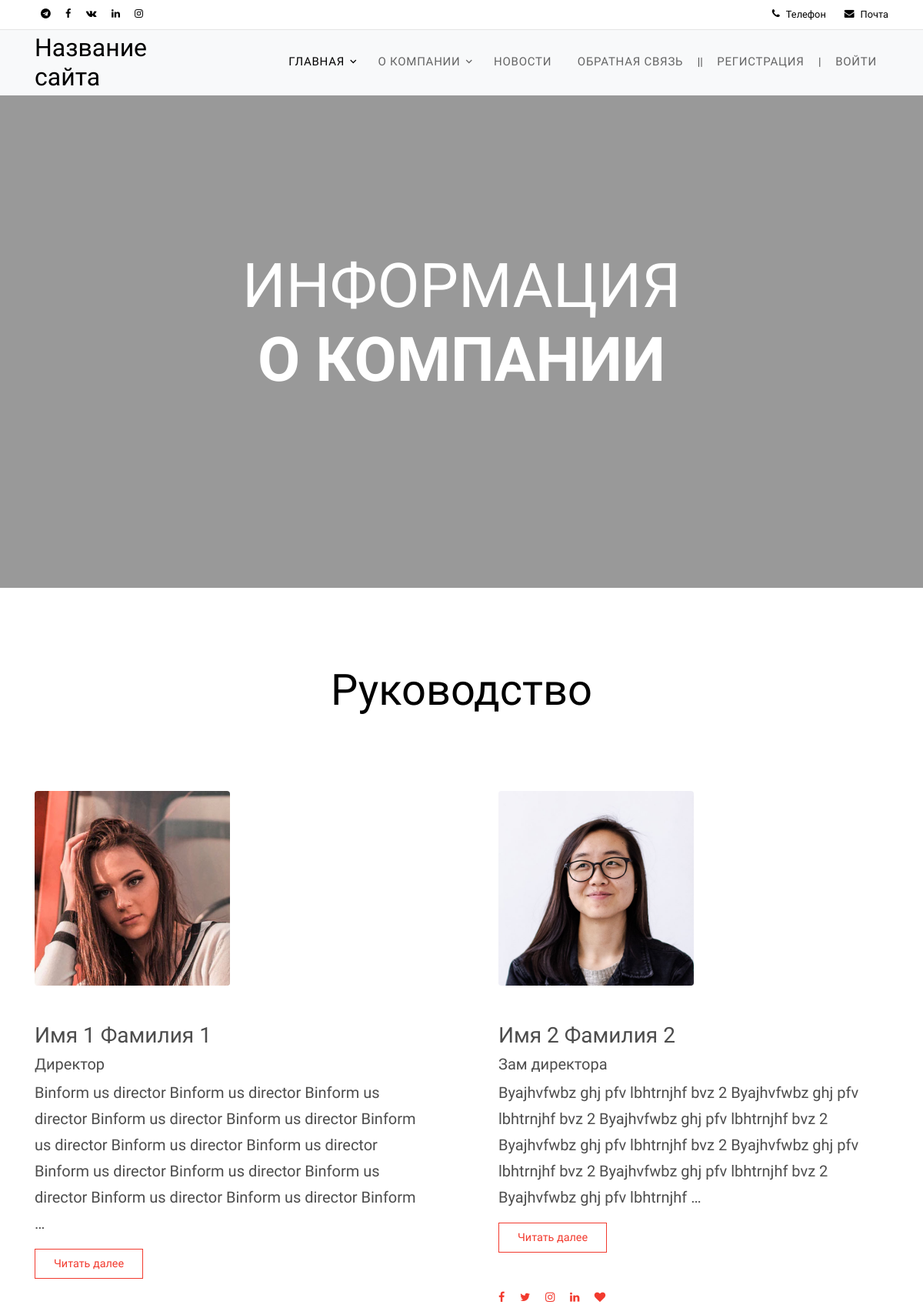
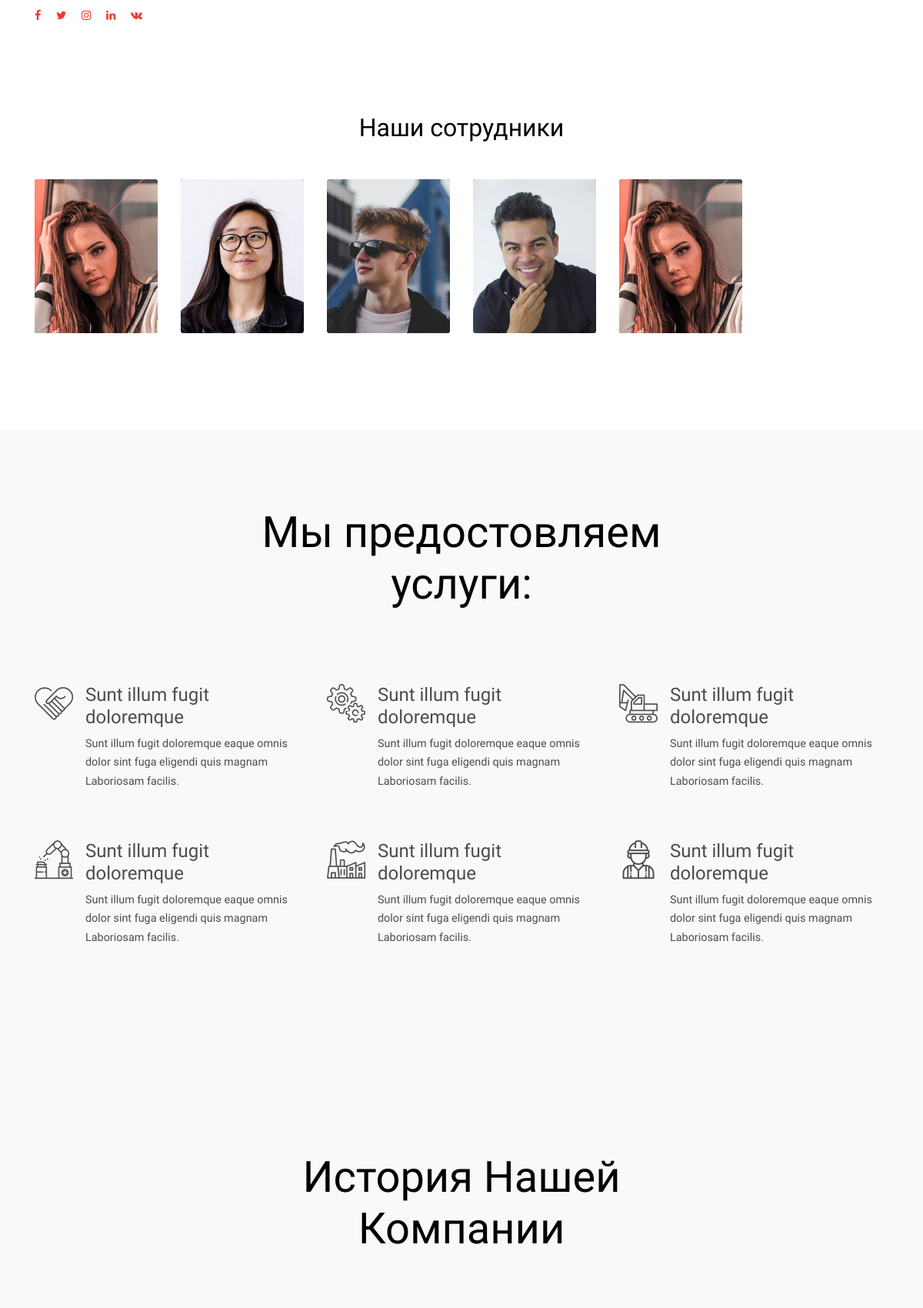
The page /about/ (upper part) on the database its author committed (2 pictures, top to bottom).
### about/models.py (models this page shows, shortened)
class Portfolio(models.Model):
    post = models.ForeignKey('Category_Portfolio', verbose_name='Должность', on_delete=models.PROTECT)
    avatar = models.ImageField('Аватарка', upload_to='static/images/portfolio/%Y/%m/%d/')
    lname = models.CharField('Имя', max_length=20, default='')
    fname = models.CharField('Фамилия', max_length=50, default='')
    tel = PhoneNumberField(verbose_name='Телефон')
    email = models.EmailField('Почта', default='')
    message = models.TextField('Информация')
    is_jobs = models.BooleanField(verbose_name='Работает', default=True)
    slug = models.SlugField(verbose_name='URL', unique=True, db_index=True, max_length=220)
    class Meta:
        verbose_name = 'Портфолио'
        verbose_name_plural = 'Потфолио'
    def get_absolute_url(self):
        return reverse('show_portfolio', kwargs={'portfolio_slug': self.slug})

class Category_Portfolio(models.Model):
    name = models.CharField('Наименование должности', max_length=100)
    text = models.TextField('Функциональные обязанности', )
    slug = models.SlugField(verbose_name='URL', unique=True, db_index=True)
    class Meta:
        verbose_name = 'Должность'
        verbose_name_plural = 'Должности'
    def __str__(self):
        return self.name

### about/views.py (the view)
# urls.py: path('', about, name='about'),
def about(request):
    portfolio = Portfolio.objects.all()
    data = {
        'portfolio': portfolio,
        'block_1_title': 'Мы предостовляем',     #block_1 uslugi
        'block_1_subtitle': 'услуги:',
        'block_1_message': '',     #/block_1 uslugi
        'block_2_title': 'История Нашей',     #block_2 history
        'block_2_subtitle': 'Компании',
        'block_2_history_title':'История началась в 2001 году',
        'block_2_history_message': ' с того что один целеустремленный человек впервые взял в руки кусок меттала и приступил к его обработке ',     #/block_2 history
        'ids_news': '2',     # id for displaying the news on the main page
        'name_site': 'Название сайта',
        'email_header': 'Почта',
        'phoneheader': 'Телефон',
        'fb_url': 'Ссылка на facebook',
        'tw_url': 'Ссылка на twitter',
        'ld_url': 'Ссылка на linkedin',
        'inst_url': 'Ссылка на instagram',
        'title_main': 'Информация',  # title in string main
        'subtitle_main': 'о компании',  # subtitle us string main
        'image_header': '/static/images/hero_bg_2.jpg',  # image us main
        'text_button_1': 'Download',
        'link_button_1': '#',
        'text_button_2': 'GetInTouch',
        'link_button_2': '#',
        'leadership': 'Руководство',
        'footer_copyright': 'Copyright © 2021 All Rights Reserved',  # footer
        'blok_adress_title': 'Беларусь, Брестская область',
        'block_adres_subtitle': 'Кобринский р-н, д. Пески-2',
        'block_adres_subtitle_1': ' ул.Луговая 26',
        'block_adres_subtitle_2': 'Tel. + 375(29) 112-76-32',
        'block_adres_subtitle_3': 'tests@tests.com',
        'block_adres_subtitle_4': 'УНП: 291052118',
        'blok_0_adress_title': '',
        'block_0_adres_subtitle': '',
        'block_0_adres_subtitle_1': '',
        'block_0_adres_subtitle_2': '',
        'block_0_adres_subtitle_3': '',
        'block_0_adres_subtitle_4': '',  # /footer
        'leadership_1': int(1),  # leadership_1
        'leadership_2': int(2),  #leadership_2
        'More_Peopple': 'Наши сотрудники',
        'contact_us_text': 'Связяаться с нами!',
        'contact_us_urls': '/contact',
    }
    return render(request, 'about/about.html', data)

### about/templates/about/about.html (shortened to what this page needs)
{% extends 'main/base.html' %}
{% block content %}
    <div class="site-blocks-cover inner-page overlay" style="background-image: url({{ image_header }});" data-aos="fade" data-stellar-background-ratio="0.5">
      <div class="container">
        <div class="row align-items-center justify-content-center">
          <div class="col-md-7 text-center">
            <h1 class="mb-5">{{ title_main }} <strong>{{ subtitle_main }}</strong></h1>
          </div>
        </div>
      </div>
    </div>
    <div class="site-section section-about">
      <div class="container">
        <div class="row mb-5 justify-content-center">
          <div class="col-md-6 text-center">
            <h2 class="display-4 text-black mb-5">{{ leadership }}</h2>
          </div>
        </div>
        <div class="row">
          {% for i in portfolio %}
          {% if i.id == leadership_1 %}
          <div class="col-md-6 pr-md-5 text-left mb-5">
            <div>
              <img src="/{{ i.avatar }}" alt="Image" class="w-50 mb-5 rounded">
              <h3>{{ i.lname }} {{ i.fname }}</h3>
              <h5>{{ i.post }}</h5>
              <p class="lead">{{ i.message|truncatewords:40 }}</p>
              <p><a href="{{ i.get_absolute_url }}" class="btn btn-outline-primary btn-sm rounded-0 p-2 px-4">Читать далее</a></p>
              <p class="mt-5">
                <a href="#" class="py-4 pl-0 pr-2"><span class="icon-facebook"></span></a>
                <a href="#" class="py-4 pl-2 pr-2"><span class="icon-twitter"></span></a>
                <a href="#" class="py-4 pl-2 pr-2"><span class="icon-instagram"></span></a>
                <a href="#" class="py-4 pl-2 pr-2"><span class="icon-linkedin"></span></a>
                <a href="#" class="py-4 pl-2 pr-2"><span class="icon-vk"></span></a>
              </p>
            </div>
          </div>
          {% endif %}
          {% endfor %}
          {% for i in portfolio %}
          {% if i.id == leadership_2 %}
          <div class="col-md-6 pl-md-5 text-left">
            <div>
              <img src="/{{ i.avatar }}" alt="Image" class="w-50 mb-5 rounded">
              <h3>{{ i.lname }} {{ i.fname }}</h3>
              <h5>{{ i.post }}</h5>
              <p class="lead">{{ i.message|truncatewords:40  }}</p>
              <p><a href="{{ i.get_absolute_url }}" class="btn btn-outline-primary btn-sm rounded-0 p-2 px-4">Читать далее</a></p>
              <p class="mt-5">
                <a href="#" class="py-4 pl-0 pr-2"><span class="icon-facebook"></span></a>
                <a href="#" class="py-4 pl-2 pr-2"><span class="icon-twitter"></span></a>
                <a href="#" class="py-4 pl-2 pr-2"><span class="icon-instagram"></span></a>
                <a href="#" class="py-4 pl-2 pr-2"><span class="icon-linkedin"></span></a>
                <a href="#" class="py-4 pl-2 pr-2"><span class="icon-heart"></span></a>
              </p>
            </div>
          </div>
        </div>
        {% endif %}
          {% endfor %}
        <div class="row mt-5">
          <div class="col-12 text-center">
            <h2 class="display-5 text-black mb-5">{{ More_Peopple }}</h2>
          </div>
        </div>
        <div class="row">
          {% for item in portfolio %}
          <div class="col-6 col-md-4 col-lg-2 mb-4">
            <a href=" {{ item.get_absolute_url }}" class="block-37">
              <div class="image" style="background-image: url(/{{ item.avatar }});">
              </div>
            </a>
          </div>
          {% endfor %}
        </div>
      </div>
    </div>
    <div class="site-section bg-light">
      <div class="container">
        <div class="row mb-5 justify-content-center">
          <div class="col-md-6 text-center">
            <h2 class="display-4 text-black mb-5">{{ block_1_title }} <strong>{{ block_1_subtitle }}</strong></h2>
          </div>
        </div>
        <div class="row">
          <div class="col-md-6 col-lg-4">
            <div class="site-block-feature-2 d-flex rounded mb-5">
              <div class="mr-3">
                <span class="icon flaticon-agreement font-weight-light "></span>
              </div>
              <div class="text">
                <h3>Sunt illum fugit doloremque</h3>
                <p>Sunt illum fugit doloremque eaque omnis dolor sint fuga eligendi quis magnam Laboriosam facilis.</p>
              </div>
            </div>
          </div>
          <div class="col-md-6 col-lg-4">
            <div class="site-block-feature-2 d-flex rounded mb-5">
              <div class="mr-3">
                <span class="icon flaticon-gears font-weight-light "></span>
              </div>
              <div class="text">
                <h3>Sunt illum fugit doloremque</h3>
                <p>Sunt illum fugit doloremque eaque omnis dolor sint fuga eligendi quis magnam Laboriosam facilis.</p>
              </div>
            </div>
          </div>
          <div class="col-md-6 col-lg-4">
            <div class="site-block-feature-2 d-flex rounded mb-5">
              <div class="mr-3">
                <span class="icon flaticon-excavator font-weight-light "></span>
              </div>
              <div class="text">
                <h3>Sunt illum fugit doloremque</h3>
                <p>Sunt illum fugit doloremque eaque omnis dolor sint fuga eligendi quis magnam Laboriosam facilis.</p>
              </div>
            </div>
          </div>
          <div class="col-md-6 col-lg-4">
            <div class="site-block-feature-2 d-flex rounded mb-5">
              <div class="mr-3">
                <span class="icon flaticon-industrial-robot font-weight-light "></span>
              </div>
              <div class="text">
                <h3>Sunt illum fugit doloremque</h3>
                <p>Sunt illum fugit doloremque eaque omnis dolor sint fuga eligendi quis magnam Laboriosam facilis.</p>
              </div>
            </div>
          </div>
          <div class="col-md-6 col-lg-4">
            <div class="site-block-feature-2 d-flex rounded mb-5">
              <div class="mr-3">
                <span class="icon flaticon-industry font-weight-light "></span>
              </div>
              <div class="text">
                <h3>Sunt illum fugit doloremque</h3>
                <p>Sunt illum fugit doloremque eaque omnis dolor sint fuga eligendi quis magnam Laboriosam facilis.</p>
              </div>
            </div>
          </div>
          <div class="col-md-6 col-lg-4">
            <div class="site-block-feature-2 d-flex rounded mb-5">
              <div class="mr-3">
                <span class="icon flaticon-worker font-weight-light "></span>
              </div>
              <div class="text">
                <h3>Sunt illum fugit doloremque</h3>
                <p>Sunt illum fugit doloremque eaque omnis dolor sint fuga eligendi quis magnam Laboriosam facilis.</p>
              </div>
            </div>
          </div>
        </div>
      </div>
    </div>
    <div class="site-section bg-light">
      <div class="container">
        <div class="row mb-5 justify-content-center">
          <div class="col-md-6 text-center">
            <h2 class="display-4 text-black mb-5">{{ block_2_title }} <strong>{{ block_2_subtitle }}</strong></h2>
          </div>
        </div>
      </div>
    </div>
<br>
{% endblock %}

### static/css/style.css (style rules this page uses)
body { line-height: 1.7; color: #4d4d4d; font-weight: 400; font-size: 0.9rem; font-family: "Roboto Mono", SFMono-Regular, Menlo, Monaco, Consolas, "Liberation Mono", "Courier New", monospace; font-family: "Nunito Sans", -apple-system, BlinkMacSystemFont, "Segoe UI", Roboto, "Helvetica Neue", Arial, sans-serif, "Apple Color Emoji", "Segoe UI Emoji", "Segoe UI Symbol", "Noto Color Emoji"; }
a { -webkit-transition: .3s all ease; -o-transition: .3s all ease; transition: .3s all ease; }
.text-black { color: #000 !important; }
.btn { position: relative; top: 0; }
.btn.btn-sm { font-size: 0.9rem; }
.site-section { padding: 3em 0; }
@media (min-width: 768px) { .site-section { padding: 7em 0; } }
.site-blocks-cover { background-size: cover; background-repeat: no-repeat; background-position: top; }
.site-blocks-cover.overlay { position: relative; }
.site-blocks-cover.overlay:before { position: absolute; content: ""; left: 0; bottom: 0; right: 0; top: 0; background: rgba(0, 0, 0, 0.4); }
.site-blocks-cover, .site-blocks-cover .row { min-height: 600px; height: calc(100vh); }
.site-blocks-cover.inner-page, .site-blocks-cover.inner-page .row { min-height: 600px; height: calc(80vh); }
.site-blocks-cover h1 { font-weight: 900; color: #fff; text-transform: uppercase; font-size: 3rem; }
.site-blocks-cover h1 strong { font-weight: 900; }
@media (min-width: 768px) { .site-blocks-cover h1 { font-size: 5rem; font-weight: 300; line-height: 1.2; } }
.site-block-feature-2 .icon { font-size: 50px; position: relative; line-height: 1; }
.site-block-feature-2 h3 { font-size: 1.5rem; }
.block-37 { border-radius: 4px; display: block; overflow: hidden; width: 100%; height: 200px; }
.block-37 .image { height: 100%; background-color: black; background-position: center; background-size: cover; position: relative; -webkit-transition: .8s all ease; -o-transition: .8s all ease; transition: .8s all ease; }
.block-37 .image:before { content: ""; visibility: hidden; opacity: 0; height: 100%; width: 100%; position: absolute; -webkit-transition: .3s all ease; -o-transition: .3s all ease; transition: .3s all ease; top: 0; left: 0; background-color: #f23a2e; }

### rows shown on the page
Portfolio: avatar (picture), lname "Имя 1", fname "Фамилия 1", post "Директор", message "Binform us director Binform us director Binform us director Binform us director Binform us director Binform us director Binform us director Binform us director Binform us director Binform us director Binform us director Binform us director Binform us director Binform …"
Portfolio: avatar (picture), lname "Имя 2", fname "Фамилия 2", post "Зам директора", message "Byajhvfwbz ghj pfv lbhtrnjhf bvz 2 Byajhvfwbz ghj pfv lbhtrnjhf bvz 2 Byajhvfwbz ghj pfv lbhtrnjhf bvz 2 Byajhvfwbz ghj pfv lbhtrnjhf bvz 2 Byajhvfwbz ghj pfv lbhtrnjhf bvz 2 Byajhvfwbz ghj pfv lbhtrnjhf bvz 2 Byajhvfwbz ghj pfv lbhtrnjhf …"
Portfolio: avatar (picture)
Portfolio: avatar (picture)
Portfolio: avatar (picture)

### other values the page prints
{{ phoneheader }} "Телефон"
{{ email_header }} "Почта"
{{ name_site }} "Название сайта"
{{ title_main }} "ИНФОРМАЦИЯ"
{{ subtitle_main }} "О КОМПАНИИ"
{{ leadership }} "Руководство"
{{ More_Peopple }} "Наши сотрудники"
{{ block_1_title }} "Мы предостовляем"
{{ block_1_subtitle }} "услуги:"
{{ block_2_title }} "История Нашей"
{{ block_2_subtitle }} "Компании"
